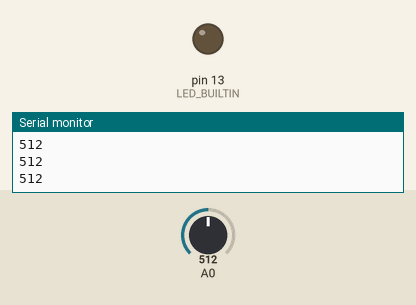
Recording of a sketch running on a simulated Arduino Uno, built with avr-gcc and run on an emulated ATmega328P. Parts: output pins drawn as LEDs (lit = HIGH), the last lines printed to the serial monitor. The test bench sets the inputs (shaded band); at power-on: A0 = 512.

Above: at 1.2 s.
1.3 s: A0 set to 716
At 1.8 s:
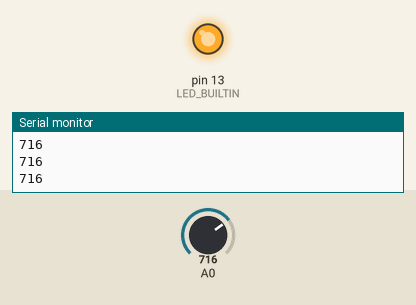
Timing chart, 0 to 4.3 s (numbered marks = the images above; inputs shaded):
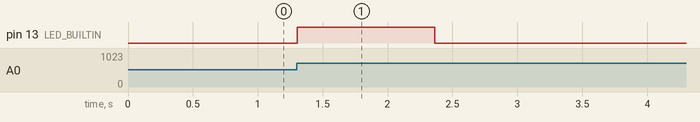

The sketch:

sketch_mar9a.ino
```cpp
#define NCELLS 256

unsigned int signal[NCELLS];
unsigned int counter = 0;
bool bufferFilled = false;
bool ledState = false;

float sum = 0.0f;
float sumSq = 0.0f;
float average = 0.0f;
float variance = 0.0f;
float sd = 0.0f;

void setup() {
  pinMode(LED_BUILTIN, OUTPUT);
  pinMode(A0, INPUT);
  Serial.begin(9600);
}

void loop() {
  unsigned int x = analogRead(A0);
  unsigned int oldSample = signal[counter];

  // Remove old sample and add new sample
  sum += (float)x - (float)oldSample;
  sumSq += (float)x * (float)x - (float)oldSample * (float)oldSample;

  // Store new sample in buffer
  signal[counter] = x;
  counter = (counter + 1) % NCELLS;

  if (counter == 0) {
    bufferFilled = true;
  }

  // Only compute meaningful stats after buffer is full
  if (bufferFilled) {
    average = sum / NCELLS;
    variance = sumSq / NCELLS - average * average;

    if (variance < 0) variance = 0;   // protect against rounding
    sd = sqrt(variance);

    // Simple hysteresis
    if (!ledState && x > average + sd) {
      ledState = true;
      digitalWrite(LED_BUILTIN, HIGH);
    }
    else if (ledState && x < average + 0.5f * sd) {
      ledState = false;
      digitalWrite(LED_BUILTIN, LOW);
    }

    Serial.println(x);
  }
}
```

Measured:
- after the input at 1.3 s, pin 13 (LED_BUILTIN): LOW → HIGH at once, → LOW 1.1 s later
